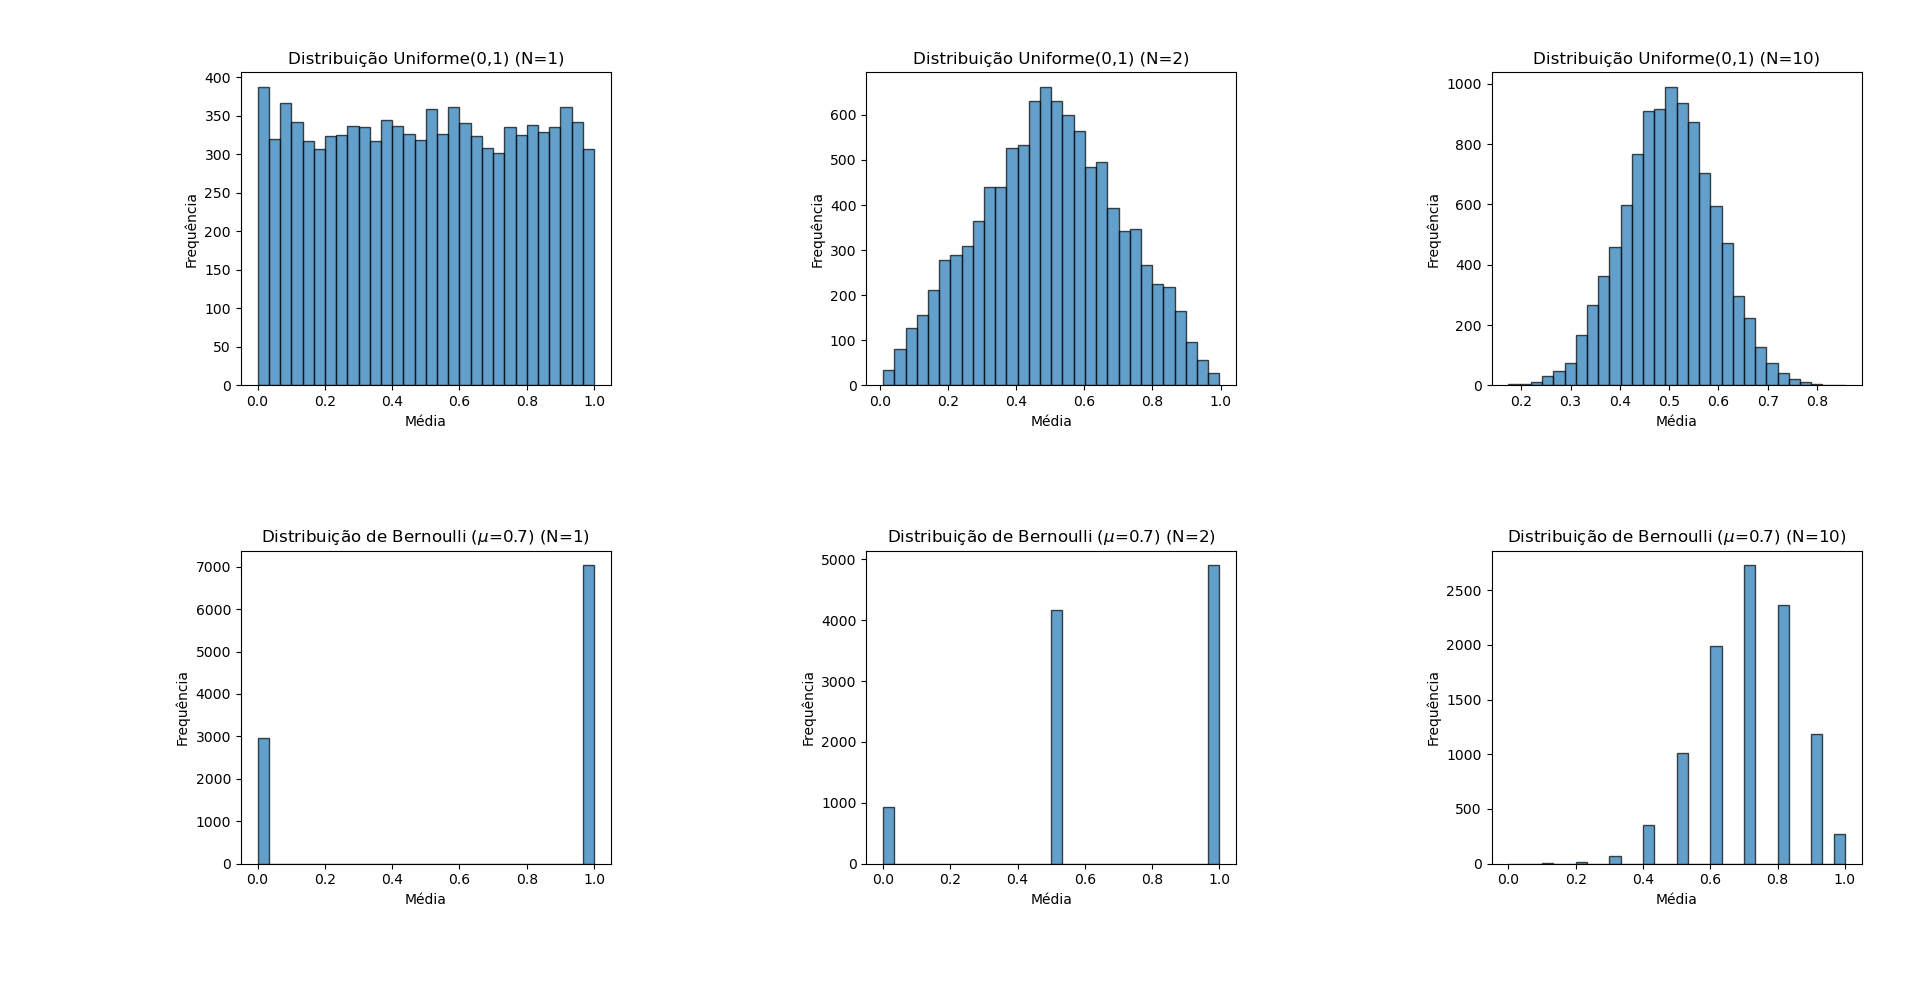

Here is the Python script that generated this plot:
import numpy as np
import matplotlib.pyplot as plt

# Função para plotar histogramas
def plot_histogram(means, N, title, ax):
    ax.hist(means, bins=30, edgecolor='k', alpha=0.7)
    ax.set_title(f'{title} (N={N})')
    ax.set_xlabel('Média')
    ax.set_ylabel('Frequência')

# Configurações
num_samples = 10000  # Número de amostras para calcular a média

# Casos de N
Ns = [1, 2, 10]


fig, ax = plt.subplots(2,3)

# Caso 1: Variáveis Aleatórias Uniforme(0,1)
for i in range(len(Ns)):
    uniform_samples = np.random.uniform(0, 1, (num_samples, Ns[i]))
    uniform_means = np.mean(uniform_samples, axis=1)
    plot_histogram(uniform_means, Ns[i], 'Distribuição Uniforme(0,1)', ax[0,i])

# Caso 2: Variáveis Aleatórias Bernoulli(p)
mu = 0.7  # Parâmetro da distribuição Bernoulli
for i in range(len(Ns)):
    bernoulli_samples = np.random.binomial(1, mu, (num_samples, Ns[i]))
    bernoulli_means = np.mean(bernoulli_samples, axis=1)
    plot_histogram(bernoulli_means, Ns[i], f'Distribuição de Bernoulli ($\mu$={mu})', ax[1,i])

plt.tight_layout()
plt.show()
